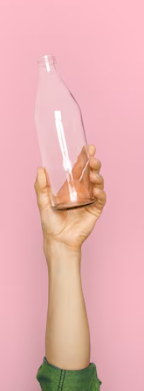
#> input picture assets/image.png, 144 x 391 px, given in place of the camera
$ python only_camera.py assets/image.png
#> lines starting #> are read from the running program, lines starting #| are printed output that depends on the picture
### camera.py
import cv2
import time
from config import *

class CameraHandler:
    """
    Class for managing USB camera on Raspberry Pi / PC.
    Handles frame capture and data preparation for the model.
    Uses a background thread to prevent buffer buildup.
    """
    def __init__(self, camera_index=CAMERA_INDEX, width=CAMERA_WIDTH, height=CAMERA_HEIGHT):
        self.camera_index = camera_index
        self.width = width
        self.height = height
        self.cap = None

        self.latest_frame = None
        self.is_running = False
        self.thread = None

    def __repr__(self):
        return f"CameraHandler(index={self.camera_index}, resolution={self.width}x{self.height}, fourcc={CAMERA_FOURCC})"

    def _open_camera(self):
        """Internal method to open camera connection and start capture thread."""
        if self.cap is None or not self.cap.isOpened():
            import threading
            # Use CAP_V4L2 backend explicitly
            self.cap = cv2.VideoCapture(self.camera_index, cv2.CAP_V4L2)

            # Use format from config.py
            self.cap.set(cv2.CAP_PROP_FOURCC, cv2.VideoWriter_fourcc(*CAMERA_FOURCC))

            self.cap.set(cv2.CAP_PROP_FRAME_WIDTH, self.width)
            self.cap.set(cv2.CAP_PROP_FRAME_HEIGHT, self.height)

            # Устанавливаем FPS из конфига
            self.cap.set(cv2.CAP_PROP_FPS, CAMERA_FPS)
            self.cap.set(cv2.CAP_PROP_BUFFERSIZE, 1)  # Limit buffer

            # Give the camera time to initialize the sensor
            time.sleep(1.0)

            if not self.cap.isOpened():
                raise ConnectionError(f"❌ Error: Could not open camera at /dev/video{self.camera_index}")

            # Warm-up frames for auto-exposure happen only once when opening
            for _ in range(CAMERA_WARMUP_FRAMES):
                ret, frame = self.cap.read()
                if ret:
                    self.latest_frame = frame

            # Start background thread to keep buffer empty and get newest frames instantly
            self.is_running = True
            self.thread = threading.Thread(target=self._update_loop, daemon=True)
            self.thread.start()

    def _update_loop(self):
        """Continuously reads frames to prevent buffer buildup and freezing."""
        while self.is_running and self.cap and self.cap.isOpened():
            ret, frame = self.cap.read()
            if ret:
                self.latest_frame = frame
            else:
                time.sleep(0.01)

    def _crop_center(self, frame):
        """Crops the center of the frame based on CAMERA_CROP_FACTOR."""
        h, w = frame.shape[:2]
        new_w = int(w * CAMERA_CROP_FACTOR)
        new_h = int(h * CAMERA_CROP_FACTOR)

        start_x = (w - new_w) // 2
        start_y = (h - new_h) // 2

        return frame[start_y:start_y+new_h, start_x:start_x+new_w]

    def capture_frame(self):
        """
        Retrieves the latest available frame from the background thread and crops it.
        """
        self._open_camera()

        # Wait a tiny bit just in case the thread hasn't grab the first frame yet
        timeout = 2.0
        start_time = time.time()
        while self.latest_frame is None and (time.time() - start_time) < timeout:
            time.sleep(0.05)

        if self.latest_frame is None:
            print("⚠️ Error: Frame not captured")
            return None

        # Crop to center for better detail
        cropped_frame = self._crop_center(self.latest_frame)
        return cropped_frame

    def capture_to_bytes(self):
        """
        Captures a frame and converts it to bytes with maximum quality.
        """
        frame = self.capture_frame()
        if frame is None:
            return None

        # Convert to JPG with maximum quality (100)
        success, encoded_image = cv2.imencode('.jpg', frame, [int(cv2.IMWRITE_JPEG_QUALITY), 100])
        if not success:
            return None

        return encoded_image.tobytes()

    # [8 lines left out: function capture_to_file, not called in this run]

    def release(self):
        """Releases the camera resource and stops the thread."""
        self.is_running = False
        if self.thread is not None:
            self.thread.join(timeout=1.0)
            self.thread = None

        if self.cap is not None:
            self.cap.release()
            self.cap = None

    def __del__(self):
        """Auto-release resources on object deletion."""
        self.release()

### only_camera.py
import sys
import time
import os
import cv2
import urllib.request
import urllib.error
from camera import CameraHandler

# Server URL - can be overridden via command-line argument
SERVER_URL = "http://localhost:8060/api/upload"

def frame_to_ascii(frame, width=100):
    height = int(frame.shape[0] * (width / frame.shape[1]) * 0.4)
    resized_frame = cv2.resize(frame, (width, height))
    gray = cv2.cvtColor(resized_frame, cv2.COLOR_BGR2GRAY)
    gray = cv2.normalize(gray, None, 0, 255, cv2.NORM_MINMAX)
    chars = [" ", ".", ":", "-", "=", "+", "*", "#", "%", "@"]
    ascii_str = ""
    for row in gray:
        for pixel in row:
            idx = int(int(pixel) * (len(chars) - 1) // 255)
            ascii_str += chars[idx]
        ascii_str += "\n"
    return ascii_str

def main():
    target_url = sys.argv[1] if len(sys.argv) > 1 else SERVER_URL
    os.system('cls' if os.name == 'nt' else 'clear')
    print("\033[1;96m" + "="*60 + f"\n        🌿 ECO-AGENT: CAMERA CLIENT 🌿\n        Server endpoint: {target_url}\n" + "="*60 + "\033[0m")

    try:
        print("🔗 Initializing sensors...")
        camera = CameraHandler()
        print("\033[92m✅ Online. Ready to capture and send.\033[0m")

        while True:
            print("\n" + "="*60)
            print("📸 Press [ENTER] to capture | [q + ENTER] to exit")
            if input().strip().lower() == 'q': break

            # 1. Capture Image
            frame = camera.capture_frame()
#> the loop in _open_camera, `for _ in range(CAMERA_WARMUP_FRAMES):` made 25 passes
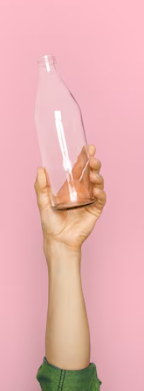
#> input picture assets/image.png, 144 x 391 px, given in place of the camera
#> in _crop_center, `return frame[start_y:start_y+new_h, start_x:start_x+new_w]`:
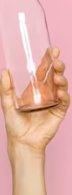
#> returned value: shape (195, 72, 3); mean of channels 0, 1, 2 164.2, 176.3, 226.7; drawn as B, G, R
#> in capture_frame, self.latest_frame is the input picture: shape (391, 144, 3); mean B, G, R 178.7, 177.8, 231.5
            if frame is None:
                print("❌ Failed to capture frame.")
                continue

            print("\n--- CAPTURED AREA PREVIEW ---")
            print(frame_to_ascii(frame, width=60))
#> in frame_to_ascii, `resized_frame = cv2.resize(frame, (width, height))`:
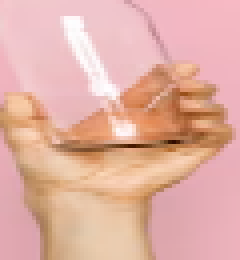
#> resized_frame: shape (65, 60, 3) (shown 4 times larger); mean of channels 0, 1, 2 164.2, 176.4, 226.8; drawn as B, G, R
#> in frame_to_ascii, `gray = cv2.cvtColor(resized_frame, cv2.COLOR_BGR2GRAY)`:
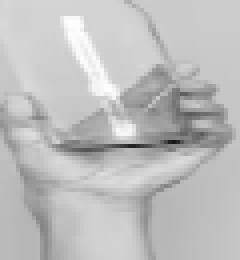
#> gray: shape (65, 60) (shown 4 times larger); min 22, max 254, mean 190
#> the loop in frame_to_ascii, `for row in gray:` made 65 passes

            image_bytes = camera.capture_to_bytes()
#> in capture_to_bytes, `success, encoded_image = cv2.imencode('.jpg', frame, [int(cv2.IMWRITE_..`: encoded_image = 9724 values, max 255 at index 0, min 0 at index 4, mean 128.5
            if not image_bytes:
                print("❌ Failed to encode frame.")
                continue

            # 2. Upload to server
            print(f"📤 Uploading image to {target_url}...")

            req = urllib.request.Request(target_url, data=image_bytes, headers={'Content-Type': 'image/jpeg'}, method='POST')
            try:
                time_start = time.time()
                with urllib.request.urlopen(req) as response:
                    response_data = response.read().decode('utf-8')
                    time_elapsed = time.time() - time_start
                    print(f"✅ Image uploaded successfully in {round(time_elapsed, 2)}s!")
                    print(f"   Server response: {response_data}")
            except urllib.error.URLError as e:
                print(f"❌ Connection failed: {e}")
                print("💡 Ensure the server is running and the URL is correct.")

    except Exception as e:
        print(f"\n🔥 Error: {e}")
    finally:
        print("♻️ Releasing resources...")

if __name__ == "__main__":
    main()
